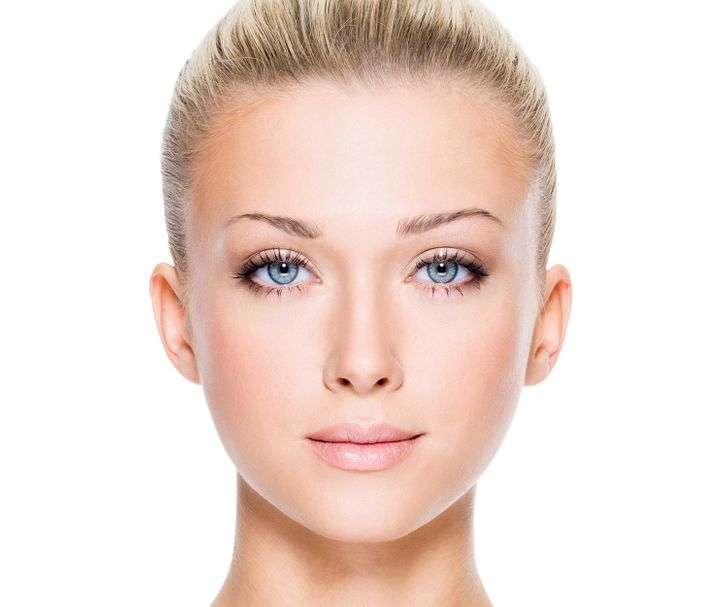
#> input picture Aula1/Imagens/img5.jpg, 728 x 607 px, found by its file name
$ python Aula2.py
#> lines starting #> are read from the running program, lines starting #| are printed output that depends on the picture; after the words box and inside, x2 and y2 are one past the last pixel; in counts of white or black regions, pixels touching at a corner belong together
import cv2
dir = "/home/bruno/Documentos/Process-IMG/Aula1/"

loadAgtFace = cv2.CascadeClassifier(dir+'haarcascades/haarcascade_frontalface_default.xml')
loadAgtEye = cv2.CascadeClassifier(dir+'haarcascades/haarcascade_eye.xml')

img = cv2.imread(dir+'imagens/img5.jpg')
#> img is the input picture: shape (607, 728, 3); mean B, G, R 213.2, 221.1, 239
imgGray = cv2.cvtColor(img, cv2.COLOR_BGR2GRAY)
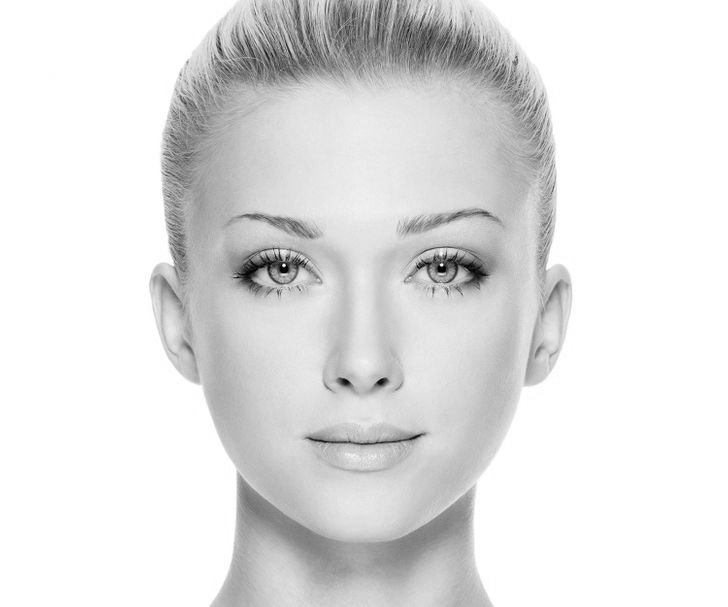
#> imgGray: shape (607, 728); min 0, max 255, mean 225.6

faces = loadAgtFace.detectMultiScale(imgGray)
#> faces = [[139, 95, 451, 451]]

print(faces)
#| [[139  95 451 451]]

for (x, y, w, h) in faces:
    img = cv2.rectangle(img, (x, y), (x + w, y + h), (255, 0, 0), 2)
    olho = img[y:y+h, x:x+w]
    olhoGray = cv2.cvtColor(olho, cv2.COLOR_BGR2GRAY)
    olhoDetec = loadAgtEye.detectMultiScale(olhoGray)

    for(ox, oy, ow, oh) in olhoDetec:
        cv2.rectangle(olho, (ox, oy), (ox + ow, oy + oh), (0, 255, 0), 2)
#> this loop made 1 pass
#> pass 1, `img = cv2.rectangle(img, (x, y), (x + w, y + h), (255, 0, 0), 2)`:
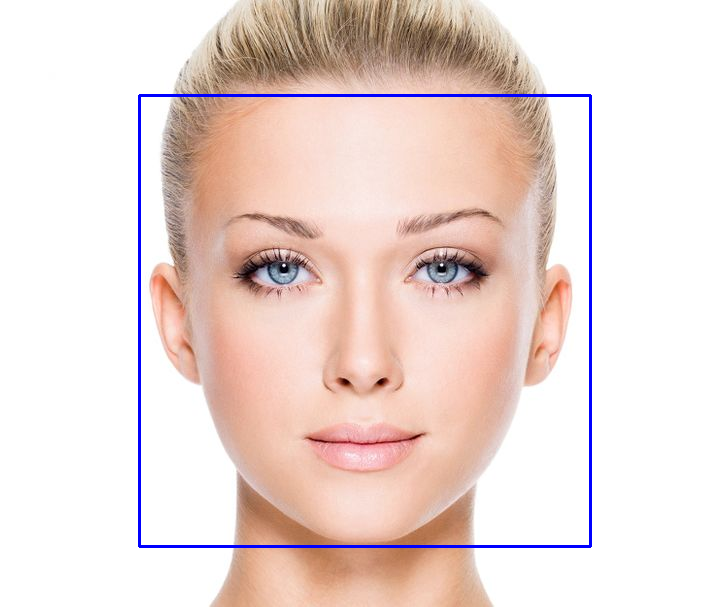
#> img: shape (607, 728, 3); 1.22% of pixels changed, all inside (x1, y1, x2, y2) = (138, 94, 592, 548)
#> pass 1, `olho = img[y:y+h, x:x+w]`:
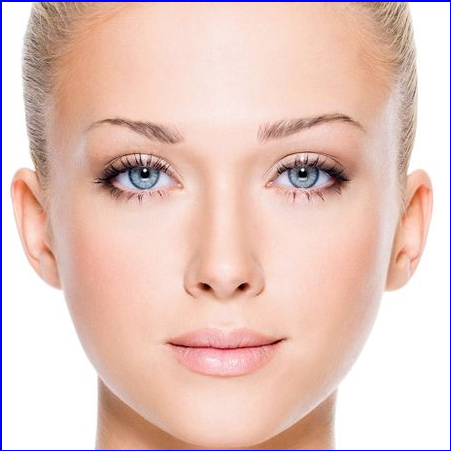
#> olho: shape (451, 451, 3); mean B, G, R 191.1, 199.5, 230.5
#> pass 1, `olhoGray = cv2.cvtColor(olho, cv2.COLOR_BGR2GRAY)`:
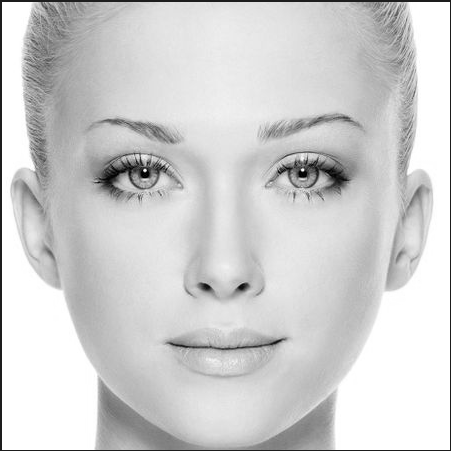
#> olhoGray: shape (451, 451); min 0, max 255, mean 207.8
#> after the loop:
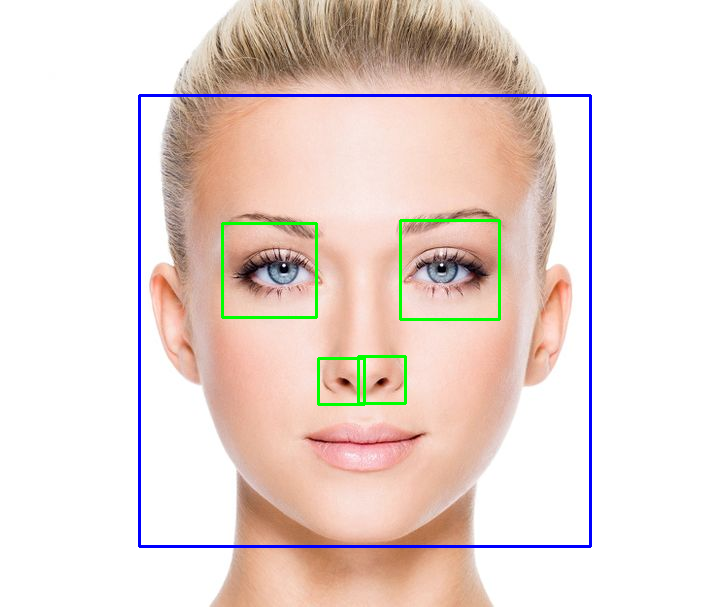
#> img: shape (607, 728, 3); 0.77% of pixels changed, all inside (x1, y1, x2, y2) = (221, 219, 501, 406)
#> after the loop:
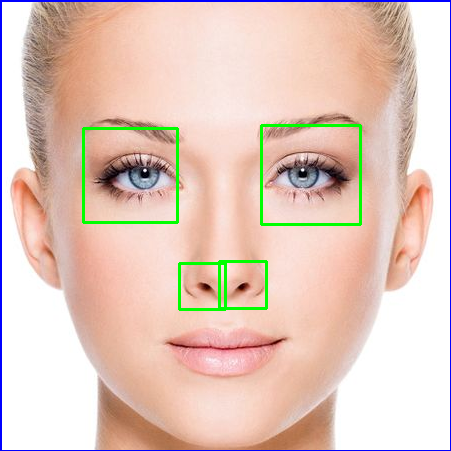
#> olho: shape (451, 451, 3); 1.66% of pixels changed, all inside (x1, y1, x2, y2) = (82, 124, 362, 311)

cv2.imshow('Faces', img)
cv2.waitKey()

$ run again, with Aula1/Imagens/img1.jpg copied over Aula1/Imagens/img5.jpg
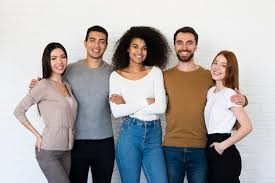
#> input picture Aula1/Imagens/img1.jpg, 275 x 183 px, found by its file name
#> img is the input picture: shape (183, 275, 3); mean B, G, R 164.2, 164.8, 168.6
#> faces = [[83, 31, 27, 27], [171, 31, 29, 29], [126, 37, 26, 26], [46, 48, 25, 25]]
#| [[ 83  31  27  27]
#|  [171  31  29  29]
#|  [126  37  26  26]
#|  [ 46  48  25  25]]
#> the loop `for (x, y, w, h) in faces:` made 4 passes
#> after the loop `for (x, y, w, h) in faces:`:
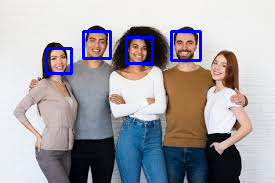
#> img: shape (183, 275, 3); mean B, G, R 167.9, 161.9, 165.3
#> after the loop `for (x, y, w, h) in faces:`:
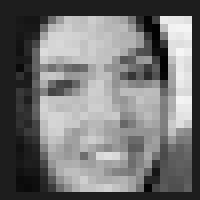
#> olhoGray: shape (25, 25) (shown 8 times larger); min 2, max 247, mean 115.7

$ run again, with Aula1/Imagens/img2.jpg copied over Aula1/Imagens/img5.jpg
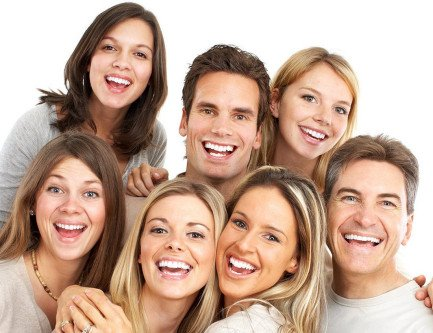
#> input picture Aula1/Imagens/img2.jpg, 433 x 333 px, found by its file name
#> img is the input picture: shape (333, 433, 3); mean B, G, R 151.8, 169, 198
#> `imgGray = cv2.cvtColor(img, cv2.COLOR_BGR2GRAY)`:
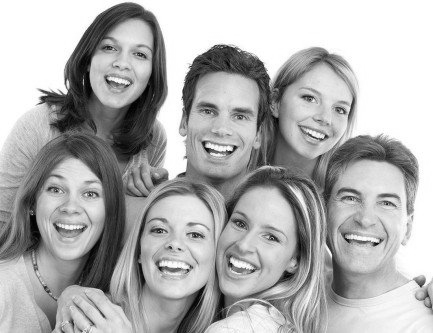
#> imgGray: shape (333, 433); min 0, max 255, mean 175.7
#> faces = [[85, 23, 77, 77], [31, 161, 84, 84], [321, 164, 93, 93], [178, 78, 90, 90], [280, 70, 85, 85], [128, 194, 98, 98], [205, 191, 101, 101]]
#| [[ 85  23  77  77]
#|  [ 31 161  84  84]
#|  [321 164  93  93]
#|  [178  78  90  90]
#|  [280  70  85  85]
#|  [128 194  98  98]
#> (further printed lines are left out)
#> the loop `for (x, y, w, h) in faces:` made 7 passes
#> (x, y, w, h, olhoDetec) on passes 1 to 5: (85, 23, 77, 77, [[12, 14, 23, 23], [43, 21, 21, 21]]), (31, 161, 84, 84, [[11, 16, 24, 24], [47, 21, 24, 24]]), (321, 164, 93, 93, [[17, 24, 23, 23], [55, 30, 21, 21]]), (178, 78, 90, 90, [[17, 21, 24, 24], [49, 26, 24, 24]]), (280, 70, 85, 85, [[16, 15, 26, 26], [50, 29, 22, 22]])
#> after the loop `for (x, y, w, h) in faces:`:
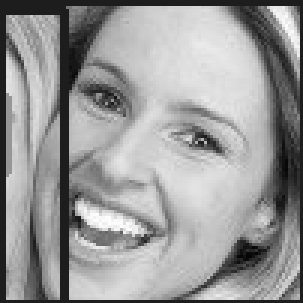
#> olhoGray: shape (101, 101) (shown 3 times larger); min 5, max 254, mean 152.5

$ run again, with Aula1/Imagens/img3.jpg copied over Aula1/Imagens/img5.jpg
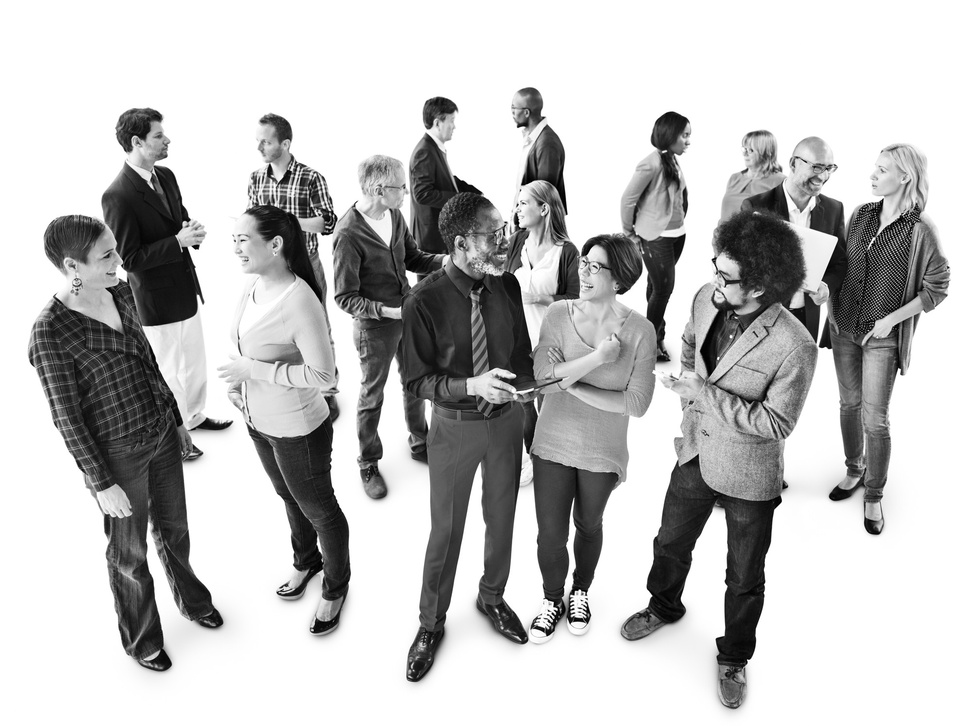
#> input picture Aula1/Imagens/img3.jpg, 972 x 726 px, shrunk from 2000 x 1493 before the run, found by its file name
#> img is the input picture: shape (726, 972, 3); min 0, max 255, mean 191.6
#> faces = [[512, 157, 60, 60]]
#| [[512 157  60  60]]
#> the loop `for (x, y, w, h) in faces:` made 1 pass
#> pass 1, `img = cv2.rectangle(img, (x, y), (x + w, y + h), (255, 0, 0), 2)`:
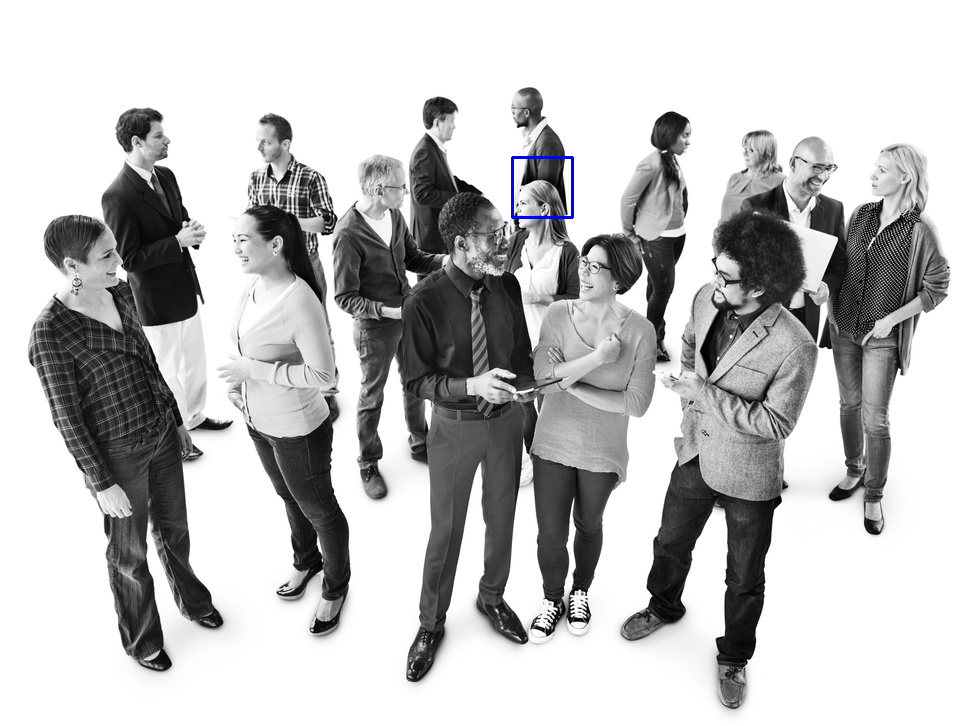
#> img: shape (726, 972, 3); 0.1% of pixels changed, all inside (x1, y1, x2, y2) = (511, 156, 574, 219)
#> pass 1, `olhoGray = cv2.cvtColor(olho, cv2.COLOR_BGR2GRAY)`:
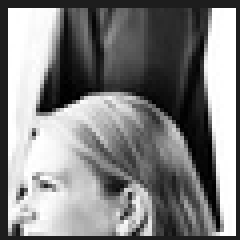
#> olhoGray: shape (60, 60) (shown 4 times larger); min 0, max 255, mean 128.9
